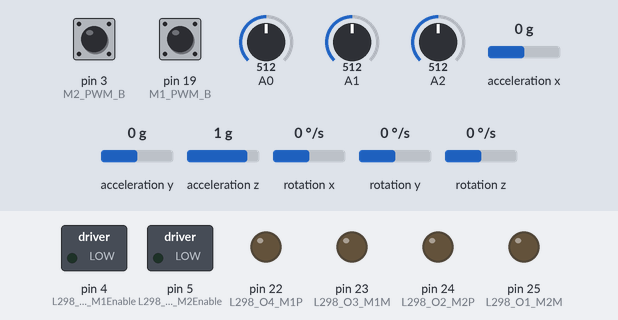
Simulated run of this sketch. Board: Arduino Mega 2560, built with avr-gcc and run on an emulated ATmega2560. Parts: switched loads named in the sketch (green lamp = pin HIGH), output pins drawn as LEDs (lit = HIGH). Inputs (shaded band) come from the test bench; at power-on: rotation x 0 °/s, acceleration y 0 g, acceleration z 1 g, pin 3 (M2_PWM_B) HIGH, pin 19 (M1_PWM_B) HIGH, A0 = 512, A1 = 512, A2 = 512, acceleration x 0 g, rotation y 0 °/s, rotation z 0 °/s.

Above: at 2.0 s.
2.1 s: rotation x set to -100 °/s
At 4.8 s:
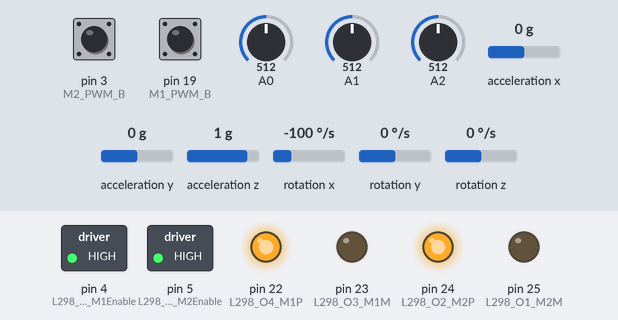
5.1 s: acceleration y set to 0.8 g
At 6.5 s:
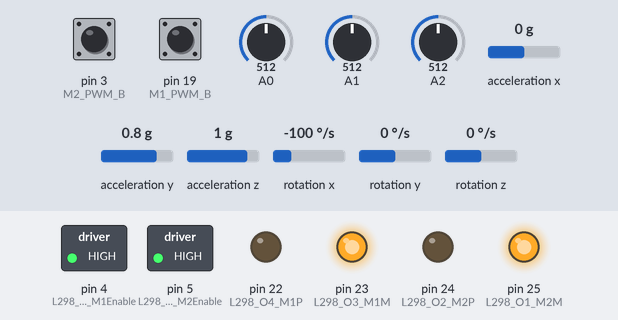
7.5 s: rotation x set to -192 °/s
At 9.0 s:
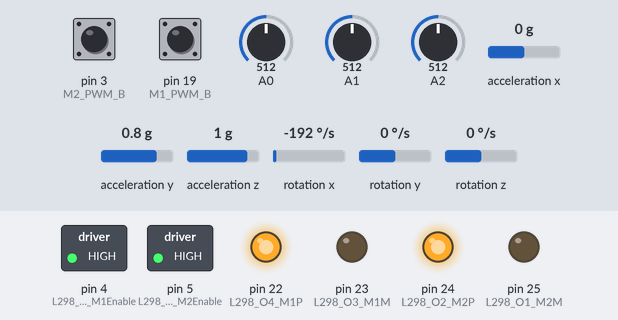
10.5 s: acceleration z set to 1.4 g
13.5 s: acceleration y set to -1.4 g
At 15.3 s:
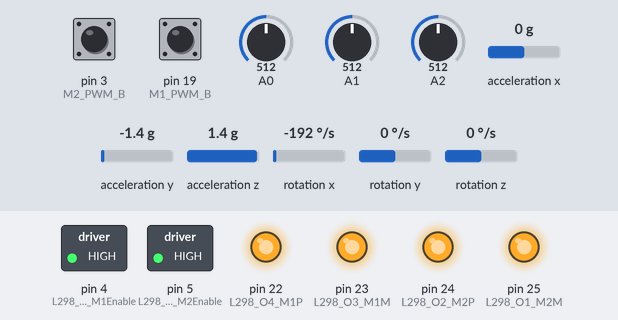
16.1 s: acceleration y set to -1.2 g
At 19.3 s:
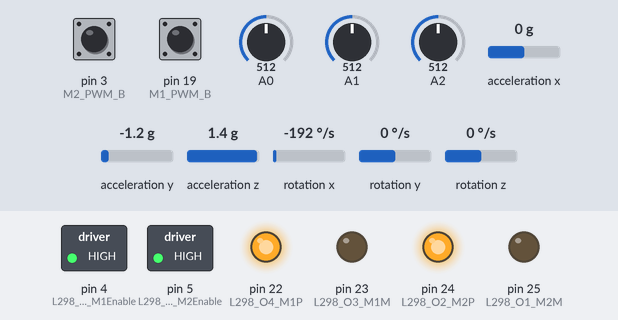
Timing chart, 0 to 20.1 s (numbered marks = the images above; inputs shaded):
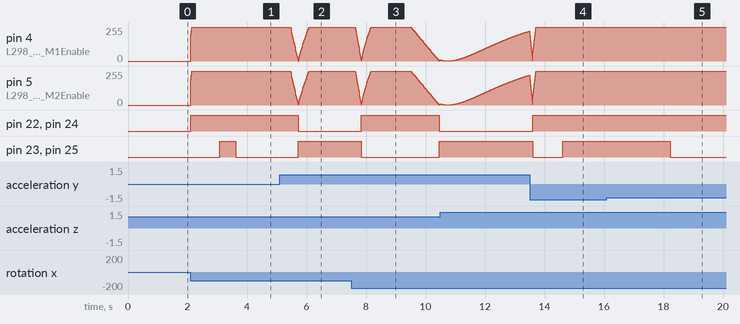

Measured:
- the behaviour switches between -1.3 and -1.2 g on acceleration y (found by bisection; images 4 and 5)
- after the input at 2.1 s, pin 4 (L298_ENB_M1Enable), pin 5 (L298_ENA_M2Enable): 0/255 → 255/255 at once; pin 22 (L298_O4_M1P), pin 24 (L298_O2_M2P): LOW → HIGH at once; pin 23 (L298_O3_M1M), pin 25 (L298_O1_M2M): LOW → HIGH after 0.99 s, → LOW 0.54 s later
- after the input at 5.1 s, pin 22 (L298_O4_M1P), pin 24 (L298_O2_M2P): HIGH → LOW after 0.62 s; pin 23 (L298_O3_M1M), pin 25 (L298_O1_M2M): LOW → HIGH after 0.62 s
- after the input at 7.5 s, pin 22 (L298_O4_M1P), pin 24 (L298_O2_M2P): LOW → HIGH after 0.34 s, → LOW 2.6 s later; pin 23 (L298_O3_M1M), pin 25 (L298_O1_M2M): HIGH → LOW after 0.34 s, → HIGH 2.6 s later
- after the input at 13.5 s, pin 22 (L298_O4_M1P), pin 24 (L298_O2_M2P): LOW → HIGH after 0.10 s; pin 23 (L298_O3_M1M), pin 25 (L298_O1_M2M): HIGH → LOW after 0.10 s, → HIGH 1.0 s later
- after the input at 16.1 s, pin 23 (L298_O3_M1M), pin 25 (L298_O1_M2M): HIGH → LOW after 2.1 s

The sketch:

ss-mts-lt1-test.ino
```cpp
// SainSmart Instabots Upright Rover rev. 3.0
// Updates at http://www.sainsmart.com

// Updates (spelling, comments) EAS

#include <Wire.h> // I2C/TWI
#include <SPI.h>
#include <Mirf.h> // nRF24L01
#include <nRF24L01.h> // nRF24L01 constants (#define)
#include <MirfHardwareSpiDriver.h> // nRF24L01 SPI
#include <I2Cdev.h> // I2C class
#include <MPU6050.h> // MotionTracker

MPU6050 accelgyro;
MPU6050 initialize;
int16_t ax, ay, az;
int16_t gx, gy, gz;

#define Gyro_offset 0  //The offset of the gyro
#define Gyro_gain 131
#define Angle_offset 0  // The offset of the accelerator
#define RMotor_offset 0  // The offset of the Right Motor
#define LMotor_offset 0  // The offset of the Left Motor
#define pi 3.14159

float Angle_Delta, Angle_Recursive, Angle_Confidence;

float kp, ki, kd;
float Angle_Raw, Angle_Filtered, omega, dt;
float Turn_Speed = 0, Run_Speed = 0;
float LOutput, ROutput, Input, Output;

unsigned long prevTime, lastTime;
float errSum, dErr, error, lastErr;
int timeChange;

long M1_Motion_Count, Sum_Right_Temp = 150, M2_Motion_Count, Sum_Left_Temp = 150, Distance, Distance_Right, Distance_Left, Speed;

// Arduino/Shield Pins/Functions for L298 Motor Driver
int L298_O1_M2M = 25;       // L298_In1 (for Out1 - Bridge-A : Motor2 12-)
int L298_O2_M2P = 24;       // L298_In2 (for Out2 - Bridge-A : Motor2 12+)
int L298_ENA_M2Enable = 5;  // L298_EnA (Enable Bridge-A)
int L298_O3_M1M = 23;       // L298_In3 (for Out3 - Bridge-B : Motor1 12-)
int L298_O4_M1P = 22;       // L298_In4 (for Out4 - Bridge-B : Motor1 12+)
int L298_ENB_M1Enable = 4;  // L298_EnB (Enable Bridge-B)
int M1_PWM_A = 18;          // PWM input-A from Motor1 (D18)
int M1_PWM_B = 19;          // PWM input-B from Motor1 (D19)
int M2_PWM_A = 2;           // PWM input-A from Motor2 (D2)
int M2_PWM_B = 3;           // PWM input-B from Motor2 (D3)


struct Axis  // Data from remote control
{
  uint16_t axis_1;
  uint16_t axis_2;
  uint16_t axis_3;
  uint16_t axis_4;
  uint16_t axis_5;
  uint16_t axis_6;
  uint16_t axis_7;
  uint16_t axis_8;
};
Axis axis_x;

struct Gesture  // Data sent back to remote control
{
  float angle;
  float omega;
  int speed;
  uint16_t P;
  uint16_t I;
  uint16_t D;
  uint16_t null_1;
  uint16_t null_2;
};
Gesture data;

void setup()
{
  Serial.begin(115200);
  Wire.begin();

  TCCR3A = _BV(COM3A1) | _BV(WGM31) | _BV(WGM30); // TIMER_3 @1K Hz, fast pwm
  TCCR3B = _BV(CS31);
  TCCR0A = _BV(COM0B1) | _BV(WGM01) | _BV(WGM00); // TIMER_0 @1K Hz, fast pwm
  TCCR0B = _BV(CS01) | _BV(CS00);

  /* If the robot was turned on with the angle over 45(-45) degrees,the wheels
   will not spin until the robot is in right position. */
  accelgyro.initialize();
  for (int i = 0; i < 200; i++) // Looping 200 times to get the real gesture when starting
  {
    Filter();
  }
  if (abs(Angle_Filtered) < 45)  // Start to work after cleaning data
  {
    omega = Angle_Raw = Angle_Filtered = 0;
    Output = error = errSum = dErr = 0;
    Filter();
    myPID();
  }
  pinMode(L298_O3_M1M, OUTPUT);
  pinMode(L298_O4_M1P, OUTPUT);
  pinMode(L298_ENB_M1Enable, OUTPUT);
  pinMode(M1_PWM_A, INPUT);
  pinMode(L298_O1_M2M, OUTPUT);
  pinMode(L298_O2_M2P, OUTPUT);
  pinMode(L298_ENA_M2Enable, OUTPUT);
  pinMode(M2_PWM_A, INPUT);

  attachInterrupt(digitalPinToInterrupt(M1_PWM_B), Motor1_Motion_Sense, FALLING);
  attachInterrupt(digitalPinToInterrupt(M2_PWM_B), Motor2_Motion_Sense, FALLING);

  // nRF24L01 initialization
  Mirf.cePin = 53;
  Mirf.csnPin = 48;
  Mirf.spi = &MirfHardwareSpi;
  Mirf.init();
  Mirf.setRADDR((byte *)"serv1");
  Mirf.payload = 16;
  Mirf.config();
}

void loop()
{
  while (1)
  {
    Receive();
    if ((micros() - lastTime) > 10000)
    {
      Filter();
      // If angle > 45 or < -45 then stop the robot
      if (abs(Angle_Filtered) < 45)
      {
        myPID();
        PWMControl();
      }
      else
      {
        digitalWrite(L298_O1_M2M, HIGH);
        digitalWrite(L298_O2_M2P, HIGH);
        digitalWrite(L298_O3_M1M, HIGH);
        digitalWrite(L298_O4_M1P, HIGH);
      }
      lastTime = micros();
    }
  }
}

void Receive()
{
  if (!Mirf.isSending() && Mirf.dataReady())
  {
    // Read data from the remote controller
    Mirf.getData((byte *) &axis_x);
    /*Serial.print("axis_1=");
    Serial.print(axis_x.axis_1);
    Serial.print("  axis_2=");
    Serial.print(axis_x.axis_2);
    Serial.print("  axis_3=");
    Serial.print(axis_x.axis_3);
    Serial.print("  axis_4=");
    Serial.print(axis_x.axis_4);
    Serial.print("  axis_5=");
    Serial.print(axis_x.axis_5);
    Serial.print("  axis_6=");
    Serial.print(axis_x.axis_6);
    Serial.print("  axis_7=");
    Serial.print(axis_x.axis_7);
    Serial.print("  axis_8=");
    Serial.println(axis_x.axis_8);*/

    Mirf.setTADDR((byte *)"clie1");
    Mirf.send((byte *) &data);  // Send data back to the controller

    if (axis_x.axis_1 >= 520) // Y axis data from joystick_1
    {
      Turn_Speed = map(axis_x.axis_1, 520, 1023, 0, 120);
    }
    else if (axis_x.axis_1 <= 480)
    {
      Turn_Speed = map(axis_x.axis_1, 480 , 0, 0, -120);
    }
    else
    {
      Turn_Speed = 0;
    }

    if (axis_x.axis_4 >= 520) // X axis data from joystick_2
    {
      Run_Speed = map(axis_x.axis_4, 520, 1023, 0, 100);
    }
    else if (axis_x.axis_4 <= 480)
    {
      Run_Speed = map(axis_x.axis_4, 480, 0, 0, -100);
    }
    else
    {
      Run_Speed = 0;
    }

  }
  else
  {
    axis_x.axis_1 = axis_x.axis_4 = 500;
  }
  data.omega = omega;
  data.angle = Angle_Filtered;
  data.speed = M1_Motion_Count;
  data.P = analogRead(A0);
  data.I = analogRead(A1);
  data.D = analogRead(A2);
}

void Filter()
{
  // Raw data
  accelgyro.getMotion6(&ax, &ay, &az, &gx, &gy, &gz);
  Angle_Raw = (atan2(ay, az) * 180 / pi + Angle_offset);
  omega = gx / Gyro_gain + Gyro_offset;
  // Filter data to get the real gesture
  unsigned long now = micros();
  timeChange = now - prevTime;
  prevTime = now;
  dt = timeChange * 0.000001;
  Angle_Delta = (Angle_Raw - Angle_Filtered) * 0.64;
  Angle_Recursive = Angle_Delta * dt + Angle_Recursive;
  Angle_Confidence = Angle_Recursive + (Angle_Raw - Angle_Filtered) * 1.6 + omega;
  Angle_Filtered = Angle_Confidence * dt + Angle_Filtered;
}

void myPID()
{
  kp = 22.000;
  ki = 0;
  kd = 1.60;
  // Calculating the output values using the gesture values and the PID values.
  error = Angle_Filtered;
  errSum += error;
  dErr = error - lastErr;
  Output = kp * error + ki * errSum + kd * omega;
  lastErr = error;
  noInterrupts();
  if(abs(M2_Motion_Count - Sum_Left_Temp) > 300)
  {
    M2_Motion_Count = Sum_Left_Temp;
  }
  if(abs(M1_Motion_Count - Sum_Right_Temp) > 300)
  {
    M1_Motion_Count = Sum_Right_Temp;
  }
  Speed = (M1_Motion_Count + M2_Motion_Count) / 2;
  Distance += Speed + Run_Speed;
  Distance = constrain(Distance, -8000, 8000);
  Output += Speed * 2.4 + Distance * 0.025;
  Sum_Right_Temp = M1_Motion_Count;
  Sum_Left_Temp = M1_Motion_Count;
  M1_Motion_Count = 0;
  M2_Motion_Count = 0;

  ROutput = Output + Turn_Speed;
  LOutput = Output - Turn_Speed;
  interrupts();
}

void PWMControl()
{
  if (LOutput > 0)
  {
    digitalWrite(L298_O1_M2M, HIGH);
    digitalWrite(L298_O2_M2P, LOW);
  }
  else if (LOutput < 0)
  {
    digitalWrite(L298_O1_M2M, LOW);
    digitalWrite(L298_O2_M2P, HIGH);
  }
  else
  {
    OCR3A = 0;
  }
  if (ROutput > 0)
  {
    digitalWrite(L298_O3_M1M, HIGH);
    digitalWrite(L298_O4_M1P, LOW);
  }
  else if (ROutput < 0)
  {
    digitalWrite(L298_O3_M1M, LOW);
    digitalWrite(L298_O4_M1P, HIGH);
  }
  else
  {
    OCR0B = 0;
  }
  OCR3A = min(1023, (abs(LOutput * 4) + LMotor_offset * 4)); // Timer/Counter3 is a general purpose 16-bit Timer/Counter module
  OCR0B = min(255, (abs(ROutput) + RMotor_offset)); // Timer/Counter0 is a general purpose 8-bit Timer/Counter module
}

/*void Motor1_Motion_Sense()
{
  FlagA = digitalRead(18);
}

void Motor2_Motion_Sense()
{
  FlagB = digitalRead(19);
  if (FlagA == FlagB)
  {
    Counter --;
  }
  else
  {
    Counter ++;
  }
}*/

/**
 * Use the motor quadrature input to determine motor rotation direction
 * and speed (rpm)
 *
 * The direction is based on the 'A' output when the 'B' output transitions
 * from High to Low (the inturrupt condition for this method).
 *
 * If 'A' is HIGH when 'B' transitions from HIGH to LOW the direction is
 * 'Forward' (of course that is relative). If 'A' is LOW when 'B' transitions
 * from HIGH to LOW the direction is 'Reverse' (again relative, but opposite).
 *
 * This method also records the RPM by calculating the time between interupts
 * and the direction. If the direction went from +/- to -/+ the RPM is 0. If
 * the direction is in the same direction then it is the time between pulses
 * (interupts)
 */
void Motor1_Motion_Sense()
{
  if (digitalRead(M1_PWM_A))
  {
    M1_Motion_Count ++;
  }
  else
  {
    M1_Motion_Count --;
  }
}

void Motor2_Motion_Sense()
{
  if (!digitalRead(M2_PWM_A))
  {
    M2_Motion_Count ++;
  }
  else
  {
    M2_Motion_Count --;
  }
}
```
